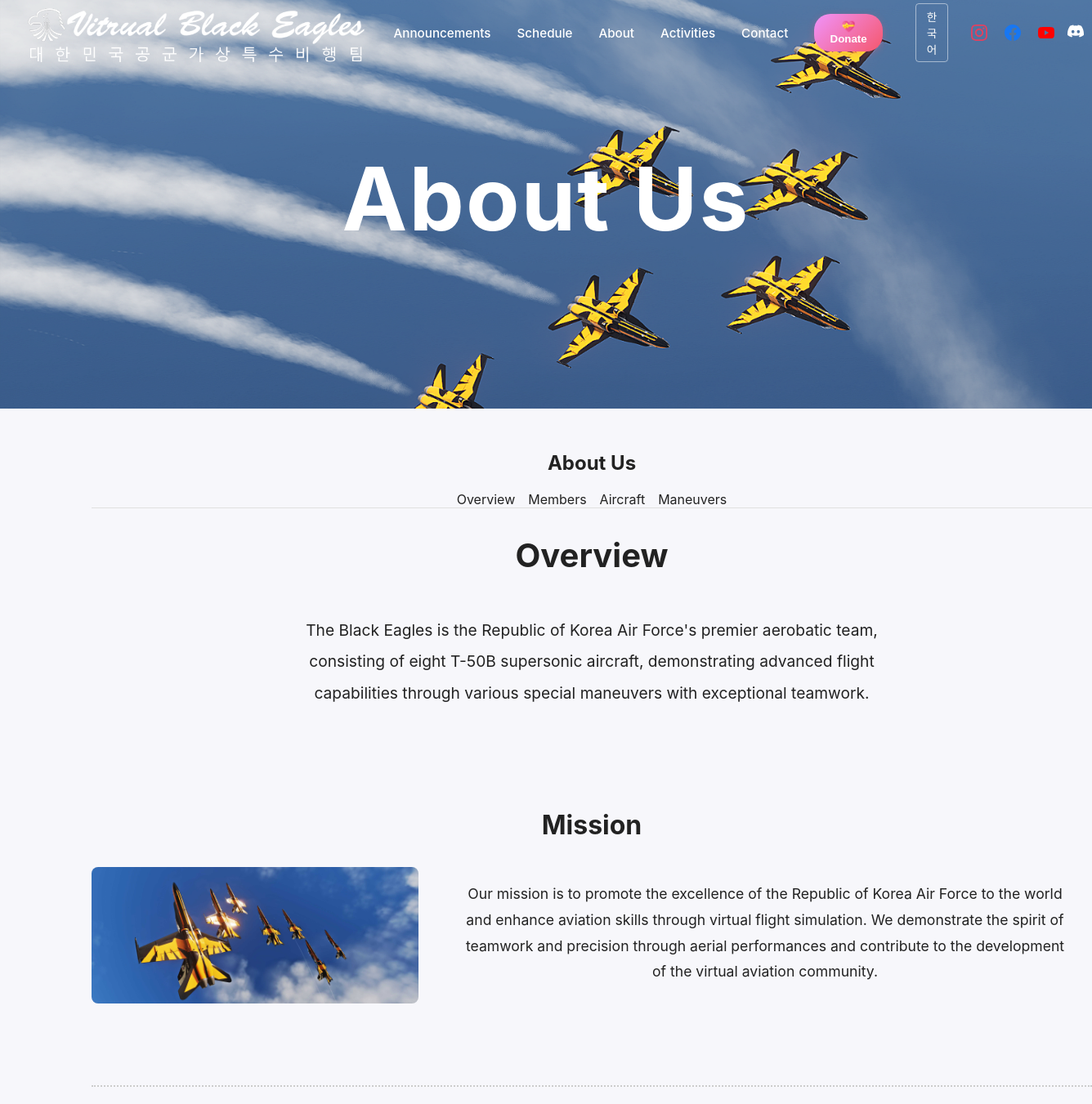
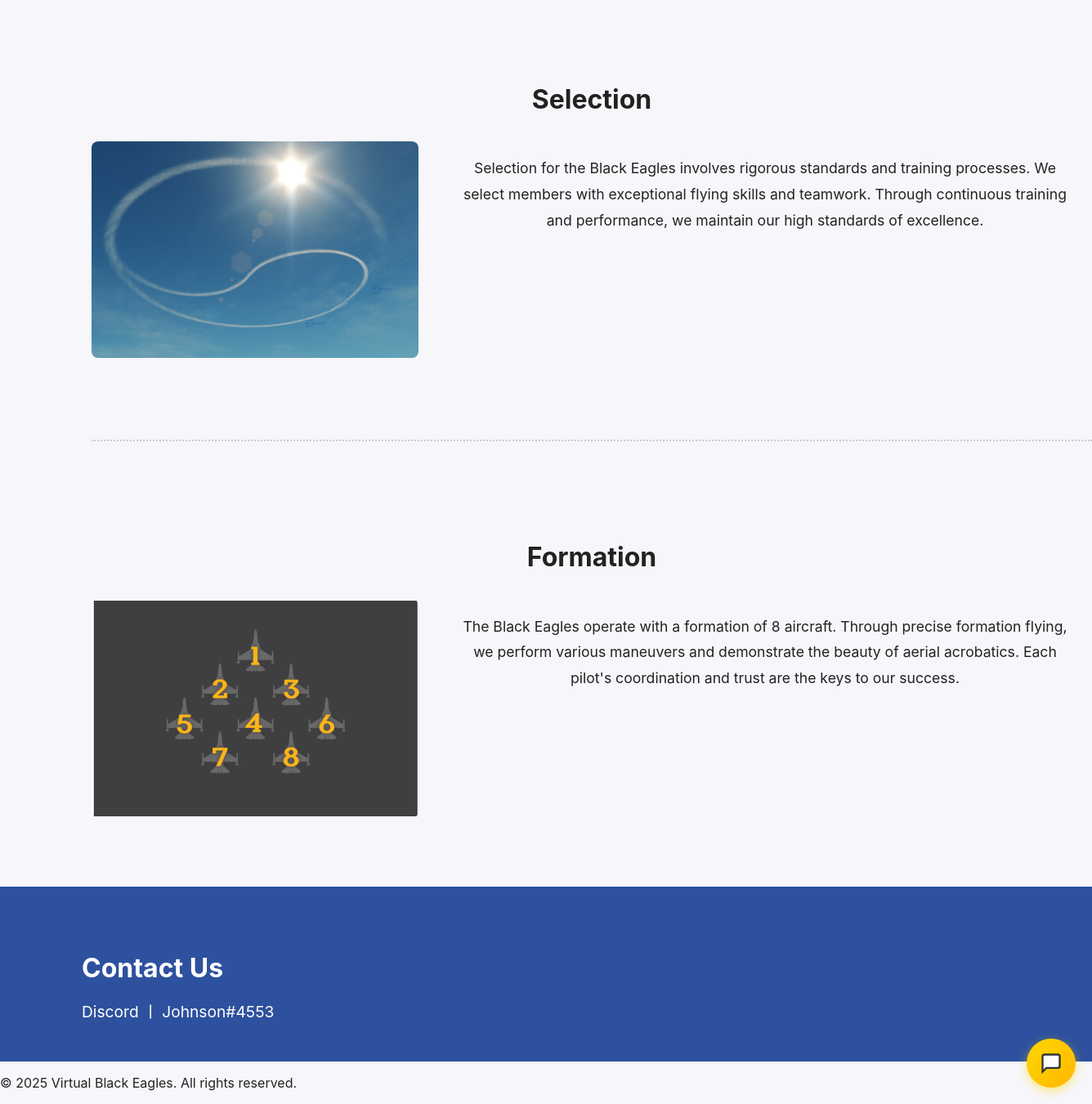
Screenshot of /about?lang=en with the database file from the repository (2 pictures, top to bottom).
### tables this page shows
CREATE TABLE about_sections (
			id INTEGER PRIMARY KEY AUTOINCREMENT,
			section_type TEXT NOT NULL,
			title TEXT,
			content TEXT,
			image_url TEXT,
			order_num INTEGER DEFAULT 0,
			is_active INTEGER DEFAULT 1,
			created_at TIMESTAMP DEFAULT CURRENT_TIMESTAMP,
			updated_at TIMESTAMP DEFAULT CURRENT_TIMESTAMP
		, lang TEXT DEFAULT "ko");

### app.py (the view)
@app.route('/about')
def about():
	lang = request.args.get('lang', 'ko')
	conn = get_db()
	banner = conn.execute('SELECT * FROM banner_settings WHERE page_name = ?', ('about',)).fetchone()
	sections = conn.execute('SELECT * FROM page_sections WHERE page_name = ? AND is_active = 1 ORDER BY order_num', ('about',)).fetchall()
	pilots = conn.execute('SELECT * FROM pilots WHERE is_active = 1 ORDER BY order_num').fetchall()
	maintenance_crew = conn.execute('SELECT * FROM maintenance_crew WHERE is_active = 1 ORDER BY order_num').fetchall()
	candidates = conn.execute('SELECT * FROM candidates WHERE is_active = 1 ORDER BY order_num').fetchall()
	lang_param = 'en' if lang == 'en' else 'ko'
	commanders = conn.execute('SELECT * FROM commander_greeting WHERE is_active = 1 AND lang = ? ORDER BY order_num', (lang_param,)).fetchall()
	lang_param = 'en' if lang == 'en' else 'ko'
	overview_sections = conn.execute('SELECT * FROM about_sections WHERE section_type IN (?, ?, ?) AND is_active = 1 AND lang = ? ORDER BY order_num', ('mission', 'selection', 'formation', lang_param)).fetchall()
	site_images = {}
	images = conn.execute('SELECT image_key, image_path FROM site_images').fetchall()
	for img in images:
		site_images[img['image_key']] = img['image_path']
	conn.close()
	if lang == 'en':
		return render_template('about_en.html', banner=banner, sections=sections, pilots=pilots, maintenance_crew=maintenance_crew, candidates=candidates, commanders=commanders, overview_sections=overview_sections, site_images=site_images)
	else:
		return render_template('about.html', banner=banner, sections=sections, pilots=pilots, maintenance_crew=maintenance_crew, candidates=candidates, commanders=commanders, overview_sections=overview_sections, site_images=site_images)

### app.py (called while the page is built)
def get_db():
	conn = sqlite3.connect(DATABASE)
	conn.row_factory = sqlite3.Row
	return conn

### templates/about_en.html (shortened to what this page needs)
{% extends "base_en.html" %}
{% block banner %}
<section class="hero banner" style="background-image: url('/static/images/hero.jpg')">
  <div class="container">
    <h1 class="banner-title">About Us</h1>
  </div>
</section>
{% endblock %}
{% block content %}
<main class="container section" style="padding-left: 7rem; text-align: center;">
      <h2>About Us</h2>
      <nav class="sub-nav" id="about-tabs" style="display:flex;gap:1rem;margin-bottom:2rem;border-bottom:1px solid #e0e0e0;justify-content:center;">
        <a href="#overview" data-tab="overview" class="tab-link active">Overview</a>
        <a href="#members" data-tab="members" class="tab-link">Members</a>
        <a href="#aircraft" data-tab="aircraft" class="tab-link">Aircraft</a>
        <a href="#maneuvers" data-tab="maneuvers" class="tab-link">Maneuvers</a>
      </nav>
      <section id="overview" class="about-section tab-content active">
        <h2 style="text-align:center;margin-bottom:3rem;font-size:2.5rem;">Overview</h2>
        <p style="text-align:center;font-size:1.2rem;line-height:2;margin-bottom:3rem;">
          The Black Eagles is the Republic of Korea Air Force's premier aerobatic team,<br>
          consisting of eight T-50B supersonic aircraft, demonstrating advanced flight<br>
          capabilities through various special maneuvers with exceptional teamwork.
        </p>
        {% for section in overview_sections %}
        {% if not loop.first %}
        <div style="border-top:2px dotted #ccc;margin:3rem 0;"></div>
        {% endif %}
        <div style="padding:3rem 0;">
          <h2 style="text-align:center;margin-bottom:2rem;font-size:2rem;">{{ section['title'] }}</h2>
          <div style="display:flex;align-items:flex-start;gap:3rem;max-width:1200px;margin:0;">
            <div style="width:400px;flex-shrink:0;">
              <img src="{{ section['image_url'] or '/static/Picture/test.jpg' }}" alt="{{ section['title'] }}" style="width:100%;height:auto;border-radius:8px;">
            </div>
            <div style="flex:1;">
              <p style="font-size:1.1rem;line-height:1.8;">
                {{ section['content'] }}
              </p>
            </div>
          </div>
        </div>
        {% endfor %}
      </section>
    </main>
<section class="contact-section" style="background-color: #2D519E; padding: 3rem 0 1rem 0; margin: 0; width: 100vw; position: relative; left: 50%; right: 50%; margin-left: -50vw; margin-right: -50vw;">
	<div style="max-width: 1200px; margin: 0 auto; padding: 0 2rem;">
		<h3 style="color: white; font-size: 2rem; margin-bottom: 1rem;">Contact Us</h3>
		<p style="color: white; font-size: 1.2rem; margin-bottom: 2rem;">Discord ㅣ Johnson#4553</p>
	</div>
</section>
{% endblock %}

### static/style.css (style rules this page uses)
:root { --bg:#f7f7fb; --accent:#0b5fff; --text:#222; }
* { box-sizing:border-box }
html, body { overflow-x:hidden;width:100%;max-width:100vw }
body { margin:0;padding:0;font-family: -apple-system, BlinkMacSystemFont, "Segoe UI", Roboto, "Noto Sans KR", "Helvetica Neue", Arial; color:var(--text); background:var(--bg) }
.container { max-width:1400px;margin:0 auto;padding:1rem 2rem }
.contact-section { padding:3rem 0; }
a, a:visited, a:hover, a:active { text-decoration: none; color: inherit; }
.hero { padding:2rem 0;background:linear-gradient(180deg, #ffffff 0%, #f0f6ff 100%);text-align:center }
.section { padding:2rem 0 }
.banner { background-size:cover; background-position:center; background-repeat:no-repeat; min-height:500px; display:flex; align-items:center; color:#fff; position:relative; margin-top:0; padding-top:100px; padding-bottom:5rem; }
.banner::before { display:none; }
.banner .container { position:relative; z-index:2; text-align:center; width:100%; max-width:100%; margin:0 auto; padding:0 1rem; display:flex; flex-direction:column; align-items:center; justify-content:center; }
.banner .banner-title { font-size:clamp(3rem, 8vw, 7rem); font-weight:700; margin:0 0 2rem 0; line-height:1.1; letter-spacing:0.02em; color:#fff }
.tab-content { display: none; }
.tab-content.active { display: block; }

### rows the page displays
about_sections: title "Mission", image_url (picture), content "Our mission is to promote the excellence of the Republic of Korea Air Force to the world and enhance aviation skills through virtual flight simulation. We demonstrate the spirit of teamwork and precision through aerial performances and contribute to the development of the virtual aviation community."
about_sections: title "Selection", image_url (picture), content "Selection for the Black Eagles involves rigorous standards and training processes. We select members with exceptional flying skills and teamwork. Through continuous training and performance, we maintain our high standards of excellence."
about_sections: title "Formation", image_url (picture), content "The Black Eagles operate with a formation of 8 aircraft. Through precise formation flying, we perform various maneuvers and demonstrate the beauty of aerial acrobatics. Each pilot's coordination and trust are the keys to our success."
